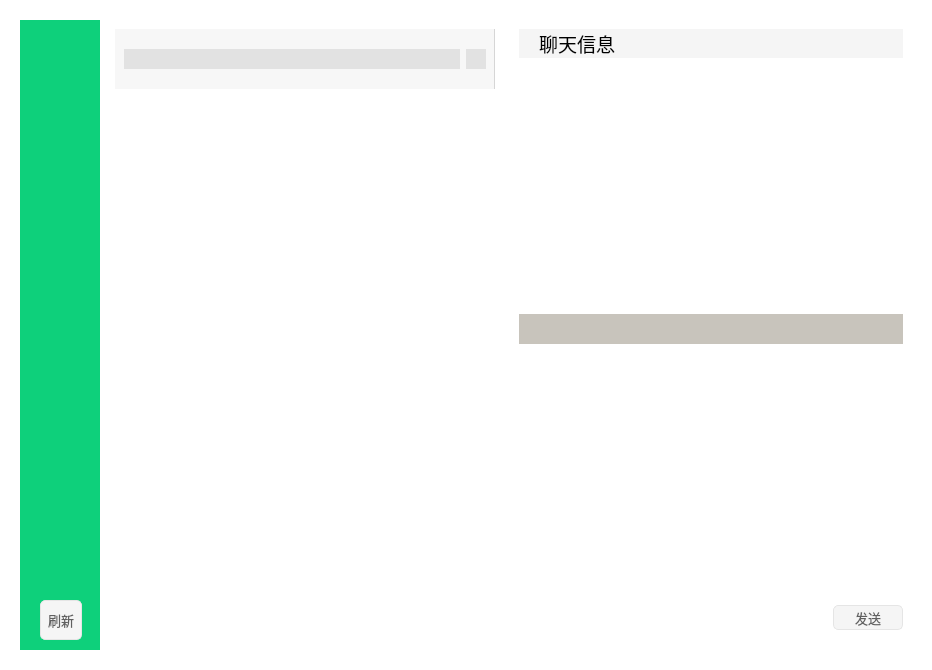
<?xml version="1.0" encoding="UTF-8"?>
<ui version="4.0">
 <class>Client</class>
 <widget class="QWidget" name="Client">
  <property name="geometry">
   <rect>
    <x>0</x>
    <y>0</y>
    <width>932</width>
    <height>667</height>
   </rect>
  </property>
  <property name="windowTitle">
   <string>Client</string>
  </property>
  <property name="windowIcon">
   <iconset resource="src.qrc">
    <normaloff>:/pic/src/wechat2.png</normaloff>:/pic/src/wechat2.png</iconset>
  </property>
  <property name="styleSheet">
   <string notr="true">background-color: rgb(255, 255, 255);</string>
  </property>
  <layout class="QGridLayout" name="gridLayout">
   <item row="0" column="0">
    <widget class="QWidget" name="centerWidget" native="true">
     <layout class="QHBoxLayout" name="horizontalLayout_3">
      <property name="spacing">
       <number>0</number>
      </property>
      <property name="leftMargin">
       <number>0</number>
      </property>
      <property name="topMargin">
       <number>0</number>
      </property>
      <property name="rightMargin">
       <number>0</number>
      </property>
      <property name="bottomMargin">
       <number>0</number>
      </property>
      <item>
       <widget class="QWidget" name="widget_main" native="true">
        <layout class="QHBoxLayout" name="horizontalLayout_4">
         <item>
          <widget class="QWidget" name="widget_side" native="true">
           <property name="minimumSize">
            <size>
             <width>80</width>
             <height>0</height>
            </size>
           </property>
           <property name="maximumSize">
            <size>
             <width>80</width>
             <height>16777215</height>
            </size>
           </property>
           <property name="styleSheet">
            <string notr="true">background-color: #0ED07B;
min-width:80;
max-width:80;</string>
           </property>
           <widget class="QPushButton" name="pushButton_msg_list">
            <property name="geometry">
             <rect>
              <x>20</x>
              <y>180</y>
              <width>40</width>
              <height>40</height>
             </rect>
            </property>
            <property name="minimumSize">
             <size>
              <width>40</width>
              <height>0</height>
             </size>
            </property>
            <property name="maximumSize">
             <size>
              <width>40</width>
              <height>16777215</height>
             </size>
            </property>
            <property name="cursor">
             <cursorShape>PointingHandCursor</cursorShape>
            </property>
            <property name="styleSheet">
             <string notr="true">QPushButton {

	border: none; /* no border for a flat push button */
	max-width:40;
	min-width:40;
}
</string>
            </property>
            <property name="text">
             <string/>
            </property>
            <property name="icon">
             <iconset resource="src.qrc">
              <normaloff>:/src/message.png</normaloff>
              <normalon>:/src/message1.png</normalon>:/src/message.png</iconset>
            </property>
            <property name="iconSize">
             <size>
              <width>40</width>
              <height>40</height>
             </size>
            </property>
            <property name="checkable">
             <bool>true</bool>
            </property>
            <property name="checked">
             <bool>false</bool>
            </property>
           </widget>
           <widget class="QPushButton" name="pushBtn_refresh">
            <property name="geometry">
             <rect>
              <x>20</x>
              <y>580</y>
              <width>42</width>
              <height>40</height>
             </rect>
            </property>
            <property name="minimumSize">
             <size>
              <width>42</width>
              <height>0</height>
             </size>
            </property>
            <property name="maximumSize">
             <size>
              <width>42</width>
              <height>2000</height>
             </size>
            </property>
            <property name="font">
             <font>
              <family>黑体</family>
              <pointsize>10</pointsize>
             </font>
            </property>
            <property name="cursor">
             <cursorShape>ArrowCursor</cursorShape>
            </property>
            <property name="styleSheet">
             <string notr="true">QPushButton{
	color: rgb(96,96,96);
	border-radius: 5px;	
	border-style: solid;
	background-color: rgb(245,245,245);

	border-right:1px solid #E5E5E5;
	border-top:1px solid #E5E5E5;
	border-left:1px solid #E5E5E5;
	border-bottom:1px solid #E5E5E5;

	max-width:40;
	min-width:40;

}

QPushButton:hover{
	color: rgb(255, 255, 255);
	background-color: rgb(18,150,17);
}

QPushButton:pressed {
	background-color: rgb(7,193,96);
}</string>
            </property>
            <property name="text">
             <string>刷新</string>
            </property>
           </widget>
           <widget class="QPushButton" name="pushButton_emoj_3">
            <property name="geometry">
             <rect>
              <x>20</x>
              <y>110</y>
              <width>40</width>
              <height>40</height>
             </rect>
            </property>
            <property name="minimumSize">
             <size>
              <width>40</width>
              <height>0</height>
             </size>
            </property>
            <property name="maximumSize">
             <size>
              <width>40</width>
              <height>16777215</height>
             </size>
            </property>
            <property name="cursor">
             <cursorShape>PointingHandCursor</cursorShape>
            </property>
            <property name="styleSheet">
             <string notr="true">QPushButton {

	border: none; /* no border for a flat push button */
	image: url(:/src/SelfCenter1.png); 
	max-width:40;
	min-width:40;
}
QPushButton::hover {
	image: url(:/src/SelfCenter2.png); 
}


</string>
            </property>
            <property name="text">
             <string/>
            </property>
            <property name="checkable">
             <bool>false</bool>
            </property>
            <property name="checked">
             <bool>false</bool>
            </property>
           </widget>
           <widget class="QPushButton" name="pushButton_friend_list">
            <property name="geometry">
             <rect>
              <x>20</x>
              <y>250</y>
              <width>40</width>
              <height>40</height>
             </rect>
            </property>
            <property name="minimumSize">
             <size>
              <width>40</width>
              <height>0</height>
             </size>
            </property>
            <property name="maximumSize">
             <size>
              <width>40</width>
              <height>16777215</height>
             </size>
            </property>
            <property name="cursor">
             <cursorShape>PointingHandCursor</cursorShape>
            </property>
            <property name="mouseTracking">
             <bool>false</bool>
            </property>
            <property name="styleSheet">
             <string notr="true">QPushButton {

	border: none; /* no border for a flat push button */
	max-width:40;
	min-width:40;
}
</string>
            </property>
            <property name="text">
             <string/>
            </property>
            <property name="icon">
             <iconset resource="src.qrc">
              <normaloff>:/src/friend.png</normaloff>
              <normalon>:/src/friend1.png</normalon>:/src/friend.png</iconset>
            </property>
            <property name="iconSize">
             <size>
              <width>40</width>
              <height>40</height>
             </size>
            </property>
            <property name="checkable">
             <bool>true</bool>
            </property>
            <property name="checked">
             <bool>false</bool>
            </property>
           </widget>
           <widget class="QPushButton" name="pushButton_group_list">
            <property name="geometry">
             <rect>
              <x>20</x>
              <y>320</y>
              <width>40</width>
              <height>40</height>
             </rect>
            </property>
            <property name="minimumSize">
             <size>
              <width>40</width>
              <height>0</height>
             </size>
            </property>
            <property name="maximumSize">
             <size>
              <width>40</width>
              <height>16777215</height>
             </size>
            </property>
            <property name="cursor">
             <cursorShape>PointingHandCursor</cursorShape>
            </property>
            <property name="styleSheet">
             <string notr="true">border:none;
	max-width:40;
	min-width:40;</string>
            </property>
            <property name="text">
             <string/>
            </property>
            <property name="icon">
             <iconset resource="src.qrc">
              <normaloff>:/src/group.png</normaloff>
              <normalon>:/src/group1.png</normalon>:/src/group.png</iconset>
            </property>
            <property name="iconSize">
             <size>
              <width>40</width>
              <height>40</height>
             </size>
            </property>
            <property name="checkable">
             <bool>true</bool>
            </property>
            <property name="checked">
             <bool>false</bool>
            </property>
           </widget>
           <widget class="QPushButton" name="pushButton_system_msg">
            <property name="geometry">
             <rect>
              <x>20</x>
              <y>390</y>
              <width>40</width>
              <height>40</height>
             </rect>
            </property>
            <property name="minimumSize">
             <size>
              <width>40</width>
              <height>0</height>
             </size>
            </property>
            <property name="maximumSize">
             <size>
              <width>40</width>
              <height>16777215</height>
             </size>
            </property>
            <property name="cursor">
             <cursorShape>PointingHandCursor</cursorShape>
            </property>
            <property name="styleSheet">
             <string notr="true">QPushButton {

	border: none; /* no border for a flat push button */
	max-width:40;
	min-width:40;
}
</string>
            </property>
            <property name="text">
             <string/>
            </property>
            <property name="icon">
             <iconset resource="src.qrc">
              <normaloff>:/src/notification.png</normaloff>:/src/notification.png</iconset>
            </property>
            <property name="iconSize">
             <size>
              <width>40</width>
              <height>40</height>
             </size>
            </property>
            <property name="checkable">
             <bool>false</bool>
            </property>
            <property name="checked">
             <bool>false</bool>
            </property>
           </widget>
           <widget class="FriendIconLabel" name="label_icon">
            <property name="geometry">
             <rect>
              <x>0</x>
              <y>0</y>
              <width>80</width>
              <height>80</height>
             </rect>
            </property>
            <property name="minimumSize">
             <size>
              <width>80</width>
              <height>80</height>
             </size>
            </property>
            <property name="maximumSize">
             <size>
              <width>80</width>
              <height>80</height>
             </size>
            </property>
            <property name="styleSheet">
             <string notr="true">	max-width:80;
	min-width:80;
background-color:transparent;</string>
            </property>
            <property name="text">
             <string/>
            </property>
            <property name="scaledContents">
             <bool>true</bool>
            </property>
           </widget>
           <widget class="QPushButton" name="pushButton_icon">
            <property name="geometry">
             <rect>
              <x>0</x>
              <y>0</y>
              <width>80</width>
              <height>80</height>
             </rect>
            </property>
            <property name="sizePolicy">
             <sizepolicy hsizetype="Minimum" vsizetype="Fixed">
              <horstretch>0</horstretch>
              <verstretch>0</verstretch>
             </sizepolicy>
            </property>
            <property name="minimumSize">
             <size>
              <width>80</width>
              <height>80</height>
             </size>
            </property>
            <property name="maximumSize">
             <size>
              <width>80</width>
              <height>80</height>
             </size>
            </property>
            <property name="font">
             <font>
              <pointsize>9</pointsize>
             </font>
            </property>
            <property name="cursor">
             <cursorShape>PointingHandCursor</cursorShape>
            </property>
            <property name="styleSheet">
             <string notr="true">max-width:80;
min-width:80;
border:none;
background-color:transparent;</string>
            </property>
            <property name="text">
             <string/>
            </property>
           </widget>
          </widget>
         </item>
         <item>
          <widget class="QWidget" name="widget_list" native="true">
           <layout class="QGridLayout" name="gridLayout_2">
            <property name="spacing">
             <number>0</number>
            </property>
            <item row="1" column="0">
             <widget class="QWidget" name="widget_6" native="true">
              <property name="minimumSize">
               <size>
                <width>200</width>
                <height>60</height>
               </size>
              </property>
              <property name="maximumSize">
               <size>
                <width>999999</width>
                <height>999999</height>
               </size>
              </property>
              <property name="styleSheet">
               <string notr="true">background-color: rgb(247,247,247);
border-right:1px solid #D6D6D6;</string>
              </property>
              <layout class="QHBoxLayout" name="horizontalLayout">
               <item>
                <widget class="QLineEdit" name="lineEdit">
                 <property name="sizePolicy">
                  <sizepolicy hsizetype="Expanding" vsizetype="Preferred">
                   <horstretch>0</horstretch>
                   <verstretch>0</verstretch>
                  </sizepolicy>
                 </property>
                 <property name="maximumSize">
                  <size>
                   <width>16777215</width>
                   <height>20</height>
                  </size>
                 </property>
                 <property name="styleSheet">
                  <string notr="true">QLineEdit
{
	background-color: rgb(226,226,226);
	border: none; /* no border for a flat push button */
}
QLineEdit
{
	background-color: rgb(226,226,226);
	border: none; /* no border for a flat push button */
}
</string>
                 </property>
                </widget>
               </item>
               <item>
                <widget class="QPushButton" name="pushButton_addFriend">
                 <property name="minimumSize">
                  <size>
                   <width>20</width>
                   <height>20</height>
                  </size>
                 </property>
                 <property name="maximumSize">
                  <size>
                   <width>20</width>
                   <height>20</height>
                  </size>
                 </property>
                 <property name="toolTip">
                  <string>添加好友</string>
                 </property>
                 <property name="styleSheet">
                  <string notr="true">QPushButton {
	border: none; /* no border for a flat push button */
	image: url(:/pic/src/tianjia.png); 
	background-color: rgb(226,226,226);
	min-width: 20px;
	max-width: 20px;
	min-height: 20px;
	max-height: 20px;
}
QPushButton::hover {
	background-color: rgb(209,209,209);
	image: url(:/pic/src/tianjia2.png); 
}
QPushButton:pressed {
	image: url(:/pic/src/tianjia.png); 
}</string>
                 </property>
                 <property name="text">
                  <string/>
                 </property>
                </widget>
               </item>
              </layout>
             </widget>
            </item>
            <item row="2" column="0">
             <widget class="QStackedWidget" name="stackedWidget_list">
              <property name="currentIndex">
               <number>0</number>
              </property>
              <widget class="QWidget" name="page_5"/>
              <widget class="QWidget" name="page_6"/>
             </widget>
            </item>
           </layout>
          </widget>
         </item>
         <item>
          <widget class="QWidget" name="widget_chatting" native="true">
           <layout class="QVBoxLayout" name="verticalLayout">
            <item>
             <widget class="QWidget" name="widget_2" native="true">
              <property name="minimumSize">
               <size>
                <width>0</width>
                <height>0</height>
               </size>
              </property>
              <property name="maximumSize">
               <size>
                <width>16777215</width>
                <height>16777215</height>
               </size>
              </property>
              <property name="styleSheet">
               <string notr="true">background-color: rgb(245,245,245);</string>
              </property>
              <layout class="QGridLayout" name="gridLayout_8">
               <property name="leftMargin">
                <number>0</number>
               </property>
               <property name="topMargin">
                <number>0</number>
               </property>
               <property name="rightMargin">
                <number>0</number>
               </property>
               <property name="bottomMargin">
                <number>0</number>
               </property>
               <property name="spacing">
                <number>0</number>
               </property>
               <item row="0" column="0">
                <layout class="QGridLayout" name="gridLayout_7" columnstretch="0,0,0,0,0">
                 <item row="0" column="1">
                  <widget class="QLabel" name="label_info">
                   <property name="font">
                    <font>
                     <family>新宋体</family>
                     <pointsize>14</pointsize>
                    </font>
                   </property>
                   <property name="text">
                    <string>聊天信息</string>
                   </property>
                  </widget>
                 </item>
                 <item row="0" column="2">
                  <widget class="QWidget" name="widget_8" native="true"/>
                 </item>
                 <item row="0" column="4">
                  <widget class="QWidget" name="widget_16" native="true">
                   <property name="minimumSize">
                    <size>
                     <width>10</width>
                     <height>0</height>
                    </size>
                   </property>
                   <property name="maximumSize">
                    <size>
                     <width>10</width>
                     <height>16777215</height>
                    </size>
                   </property>
                  </widget>
                 </item>
                 <item row="0" column="0">
                  <widget class="QWidget" name="widget_15" native="true">
                   <property name="minimumSize">
                    <size>
                     <width>20</width>
                     <height>0</height>
                    </size>
                   </property>
                   <property name="maximumSize">
                    <size>
                     <width>20</width>
                     <height>16777215</height>
                    </size>
                   </property>
                  </widget>
                 </item>
                 <item row="0" column="3">
                  <widget class="QPushButton" name="pushButton">
                   <property name="styleSheet">
                    <string notr="true">QPushButton {
	border: none; /* no border for a flat push button */
	image: url(:/src/more.png); 
	min-width: 30px;
	max-width: 30px;
	min-height: 20px;
	max-height: 20px;
}
QPushButton::hover {
	image: url(:/src/more2.png); 
}
QPushButton:pressed {
	image: url(:/src/more.png); 
}</string>
                   </property>
                   <property name="text">
                    <string/>
                   </property>
                  </widget>
                 </item>
                </layout>
               </item>
              </layout>
             </widget>
            </item>
            <item>
             <widget class="QWidget" name="widget_chatWindow" native="true">
              <property name="layoutDirection">
               <enum>Qt::LayoutDirection::LeftToRight</enum>
              </property>
              <property name="autoFillBackground">
               <bool>false</bool>
              </property>
              <property name="styleSheet">
               <string notr="true"/>
              </property>
              <layout class="QGridLayout" name="gridLayout_3">
               <property name="leftMargin">
                <number>0</number>
               </property>
               <property name="topMargin">
                <number>0</number>
               </property>
               <property name="rightMargin">
                <number>0</number>
               </property>
               <property name="bottomMargin">
                <number>0</number>
               </property>
               <property name="spacing">
                <number>0</number>
               </property>
               <item row="2" column="0">
                <widget class="QWidget" name="widget_4" native="true">
                 <property name="minimumSize">
                  <size>
                   <width>0</width>
                   <height>30</height>
                  </size>
                 </property>
                 <property name="maximumSize">
                  <size>
                   <width>16777215</width>
                   <height>30</height>
                  </size>
                 </property>
                 <property name="styleSheet">
                  <string notr="true">background-color: rgb(200, 196, 188);</string>
                 </property>
                 <widget class="QPushButton" name="pushButton_emoj">
                  <property name="geometry">
                   <rect>
                    <x>20</x>
                    <y>6</y>
                    <width>20</width>
                    <height>20</height>
                   </rect>
                  </property>
                  <property name="styleSheet">
                   <string notr="true">QPushButton {
	border: none; /* no border for a flat push button */
	image: url(:/pic/src/emoj.png); 
	min-width: 20px;
	max-width: 20px;
	min-height: 20px;
	max-height: 20px;
}
QPushButton::hover {
	image: url(:/pic/src/emoj2.png); 
}
QPushButton:pressed {
	image: url(:/pic/src/emoj.png); 
}</string>
                  </property>
                  <property name="text">
                   <string/>
                  </property>
                 </widget>
                 <widget class="QPushButton" name="pushButton_screenshot">
                  <property name="geometry">
                   <rect>
                    <x>120</x>
                    <y>6</y>
                    <width>20</width>
                    <height>20</height>
                   </rect>
                  </property>
                  <property name="styleSheet">
                   <string notr="true">QPushButton {
	border: none; /* no border for a flat push button */
	image: url(:/pic/src/screenshot.png); 
	min-width: 20px;
	max-width: 20px;
	min-height: 20px;
	max-height: 20px;
}
QPushButton::hover {
	image: url(:/pic/src/screenshot2.png); 
}
QPushButton:pressed {
	image: url(:/pic/src/screenshot.png); 
}</string>
                  </property>
                  <property name="text">
                   <string/>
                  </property>
                 </widget>
                 <widget class="QPushButton" name="pushButton_chat">
                  <property name="geometry">
                   <rect>
                    <x>170</x>
                    <y>6</y>
                    <width>20</width>
                    <height>20</height>
                   </rect>
                  </property>
                  <property name="styleSheet">
                   <string notr="true">QPushButton {
	border: none; /* no border for a flat push button */
	image: url(:/pic/src/chat.png); 
	min-width: 20px;
	max-width: 20px;
	min-height: 20px;
	max-height: 20px;
}
QPushButton::hover {
	image: url(:/pic/src/chat2.png); 
}
QPushButton:pressed {
	image: url(:/pic/src/chat.png); 
}</string>
                  </property>
                  <property name="text">
                   <string/>
                  </property>
                 </widget>
                 <widget class="QPushButton" name="pushButton_file">
                  <property name="geometry">
                   <rect>
                    <x>220</x>
                    <y>6</y>
                    <width>20</width>
                    <height>20</height>
                   </rect>
                  </property>
                  <property name="styleSheet">
                   <string notr="true">QPushButton {
	border: none; /* no border for a flat push button */
	image: url(:/pic/src/file.png); 
	min-width: 20px;
	max-width: 20px;
	min-height: 20px;
	max-height: 20px;
}
QPushButton::hover {
	image: url(:/pic/src/file2.png); 
}
QPushButton:pressed {
	image: url(:/pic/src/file.png); 
}</string>
                  </property>
                  <property name="text">
                   <string/>
                  </property>
                 </widget>
                 <widget class="QPushButton" name="pushButton_image">
                  <property name="geometry">
                   <rect>
                    <x>70</x>
                    <y>6</y>
                    <width>20</width>
                    <height>20</height>
                   </rect>
                  </property>
                  <property name="styleSheet">
                   <string notr="true">QPushButton {
	border: none; /* no border for a flat push button */
	image: url(:/pic/src/image.png); 
	min-width: 20px;
	max-width: 20px;
	min-height: 20px;
	max-height: 20px;
}
QPushButton::hover {
	image: url(:/pic/src/image1.png); 
}
QPushButton:pressed {
	image: url(:/pic/src/image.png); 
}</string>
                  </property>
                  <property name="text">
                   <string/>
                  </property>
                 </widget>
                </widget>
               </item>
               <item row="3" column="0">
                <widget class="QStackedWidget" name="stackedWidget">
                 <property name="sizePolicy">
                  <sizepolicy hsizetype="Preferred" vsizetype="Preferred">
                   <horstretch>0</horstretch>
                   <verstretch>0</verstretch>
                  </sizepolicy>
                 </property>
                 <property name="minimumSize">
                  <size>
                   <width>384</width>
                   <height>250</height>
                  </size>
                 </property>
                 <property name="autoFillBackground">
                  <bool>false</bool>
                 </property>
                 <property name="styleSheet">
                  <string notr="true">background-color: rgb(255, 255, 255);
border-color: rgb(199, 200, 194);</string>
                 </property>
                 <property name="frameShadow">
                  <enum>QFrame::Shadow::Plain</enum>
                 </property>
                 <property name="lineWidth">
                  <number>10</number>
                 </property>
                 <property name="currentIndex">
                  <number>1</number>
                 </property>
                 <widget class="QWidget" name="page">
                  <property name="autoFillBackground">
                   <bool>false</bool>
                  </property>
                  <property name="styleSheet">
                   <string notr="true">image: url(:/src/chatbg.png);
background-color:#F5F5F5;</string>
                  </property>
                 </widget>
                 <widget class="QWidget" name="page_2"/>
                </widget>
               </item>
               <item row="1" column="0">
                <widget class="SendTextEdit" name="textEdit_send">
                 <property name="minimumSize">
                  <size>
                   <width>0</width>
                   <height>250</height>
                  </size>
                 </property>
                 <property name="font">
                  <font>
                   <family>新宋体</family>
                   <pointsize>12</pointsize>
                  </font>
                 </property>
                 <property name="styleSheet">
                  <string notr="true">background-color: rgb(255, 255, 255);
border: none; /* no border for a flat push button */
</string>
                 </property>
                 <property name="verticalScrollBarPolicy">
                  <enum>Qt::ScrollBarPolicy::ScrollBarAlwaysOff</enum>
                 </property>
                 <property name="horizontalScrollBarPolicy">
                  <enum>Qt::ScrollBarPolicy::ScrollBarAlwaysOff</enum>
                 </property>
                </widget>
               </item>
              </layout>
             </widget>
            </item>
            <item>
             <widget class="QWidget" name="widget_3" native="true">
              <property name="minimumSize">
               <size>
                <width>0</width>
                <height>35</height>
               </size>
              </property>
              <property name="maximumSize">
               <size>
                <width>16777215</width>
                <height>35</height>
               </size>
              </property>
              <property name="styleSheet">
               <string notr="true">background-color: rgb(255, 255, 255);</string>
              </property>
              <layout class="QGridLayout" name="gridLayout_10">
               <property name="leftMargin">
                <number>0</number>
               </property>
               <property name="topMargin">
                <number>0</number>
               </property>
               <property name="rightMargin">
                <number>0</number>
               </property>
               <property name="bottomMargin">
                <number>0</number>
               </property>
               <property name="spacing">
                <number>0</number>
               </property>
               <item row="0" column="2">
                <widget class="QPushButton" name="pushBtn_send">
                 <property name="minimumSize">
                  <size>
                   <width>70</width>
                   <height>25</height>
                  </size>
                 </property>
                 <property name="maximumSize">
                  <size>
                   <width>70</width>
                   <height>25</height>
                  </size>
                 </property>
                 <property name="font">
                  <font>
                   <family>黑体</family>
                   <pointsize>10</pointsize>
                  </font>
                 </property>
                 <property name="styleSheet">
                  <string notr="true">QPushButton{
	color: rgb(96,96,96);
	border-radius: 5px;	
	border-style: solid;
	background-color: rgb(245,245,245);

	border-right:1px solid #E5E5E5;
	border-top:1px solid #E5E5E5;
	border-left:1px solid #E5E5E5;
	border-bottom:1px solid #E5E5E5;
}

QPushButton:hover{
	color: rgb(255, 255, 255);
	background-color: rgb(18,150,17);
}

QPushButton:pressed {
	background-color: rgb(7,193,96);
}</string>
                 </property>
                 <property name="text">
                  <string>发送</string>
                 </property>
                </widget>
               </item>
               <item row="0" column="1">
                <spacer name="horizontalSpacer">
                 <property name="orientation">
                  <enum>Qt::Orientation::Horizontal</enum>
                 </property>
                 <property name="sizeHint" stdset="0">
                  <size>
                   <width>40</width>
                   <height>20</height>
                  </size>
                 </property>
                </spacer>
               </item>
              </layout>
             </widget>
            </item>
            <item>
             <widget class="QWidget" name="widget_send" native="true">
              <property name="minimumSize">
               <size>
                <width>0</width>
                <height>0</height>
               </size>
              </property>
              <property name="maximumSize">
               <size>
                <width>16777215</width>
                <height>16777215</height>
               </size>
              </property>
              <layout class="QGridLayout" name="gridLayout_14">
               <property name="leftMargin">
                <number>0</number>
               </property>
               <property name="topMargin">
                <number>0</number>
               </property>
               <property name="rightMargin">
                <number>0</number>
               </property>
               <property name="bottomMargin">
                <number>0</number>
               </property>
               <property name="spacing">
                <number>0</number>
               </property>
              </layout>
             </widget>
            </item>
           </layout>
          </widget>
         </item>
        </layout>
       </widget>
      </item>
     </layout>
    </widget>
   </item>
  </layout>
 </widget>
 <customwidgets>
  <customwidget>
   <class>SendTextEdit</class>
   <extends>QTextEdit</extends>
   <header location="global">sendtextedit.h</header>
  </customwidget>
  <customwidget>
   <class>FriendIconLabel</class>
   <extends>QLabel</extends>
   <header location="global">friendiconlabel.h</header>
  </customwidget>
 </customwidgets>
 <resources>
  <include location="src.qrc"/>
 </resources>
 <connections/>
</ui>
